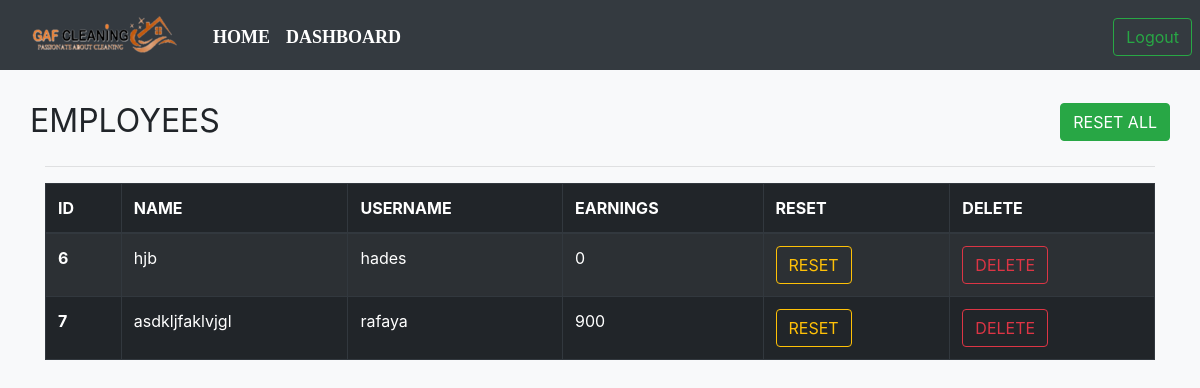
Page /employees/ (signed in) on the committed database.
### users/models.py (models this page shows, shortened)
class Employee2(models.Model):
    customer = models.OneToOneField(Employee, null=True, blank=True, on_delete=models.CASCADE)
    earnings = models.CharField(max_length=10, default="0")
    def resetURL(self):
        return reverse("Employee:resetEmp", kwargs={"emp_id":self.id})
    def deleteURL(self):
        return reverse("Employee:deleteEmp", kwargs={"emp_id":self.id})

class Employee(models.Model):
    surname = models.CharField(max_length=50)
    first_name = models.CharField(max_length=50)
    full_address = models.CharField(max_length=80)
    postcode = models.CharField(max_length=20)
    tel_number = models.CharField(max_length=20)
    mob_number = models.CharField(max_length=20)
    next_of_kin = models.CharField(max_length=50)
    training_levels = models.CharField(max_length=20)
    site_stationed = models.CharField(max_length=30)
    position = models.CharField(max_length=50)
    line_supervisor =models.CharField(max_length=40)
    line_manager= models.CharField(max_length=60)
    user = models.OneToOneField(User, blank=True, null=True, on_delete = models.CASCADE)

### pages/views.py (the view)
# urls.py: path("employees/", include("users.urls")),
def employees(request):
    if "Admin" in [g.name for g in request.user.groups.all()]:
        objs = Employee2.objects.all()
        context = {
            "objs":objs
        }
        return render(request, "employees.html" , context)
    else:
        return redirect('home')

### templates/employees.html (shortened to what this page needs)
{% load static %}
<!DOCTYPE html>
<html lang="en">
<head>
    <link rel="stylesheet" href="{% static 'header.css' %}">
    <link rel="stylesheet" href="https://cdnjs.cloudflare.com/ajax/libs/animate.css/3.7.2/animate.min.css">
    <link rel="stylesheet" href="https://maxcdn.bootstrapcdn.com/bootstrap/4.0.0/css/bootstrap.min.css" >
</head>
<body class="bg-light">
  <nav class="navbar navbar-expand-lg navbar-dark bg-dark">
  <div class="container-fluid mt-1">
    <a href="{% url 'home' %}" class="pull-left" ><img src="{% static 'images/logo1.png' %}"></a>
    <div class="collapse navbar-collapse" id="navbarSupportedContent">
      <ul class="navbar-nav me-auto mb-2 mb-lg-0 mx-4">
        <li class="nav-item">
          <a class="nav-link active" aria-current="page" href="{% url 'home' %}">Home</a>
        </li>
        <li class="nav-item">
          <a class="nav-link active" aria-current="page" href="{% url 'dashboard' %}">Dashboard</a>
        </li>
	    </ul>
        <div class="btn-group mx-2" role="group" aria-label="Basic outlined example"  style="position: absolute; right: 0;">
          <a href="{% url 'logout' %}"><button type="button" class="btn btn-outline-success">Logout</button></a>
        </div>
    </div>
  </div>
</nav>
<div class="container">
    <br />
    <div class="row" style="justify-content: space-between;">
    <h1> <b> <small>EMPLOYEES</small></b> </h1>
   <div class="modal-dialog-centered">
    <a href="{% url 'Employee:resetAll' %}"><button type="button" class="btn btn-success">RESET ALL</button></a>
</div>
</div>
<hr />
    <div class="table-responsive">
    <table class="table-bordered table-hover table table-dark table-striped">
        <thead>
        <tr>
            <th scope="col"> ID </th>
            <th scope="col"> NAME </th>
            <th scope="col"> USERNAME </th>
            <th scope="col"> EARNINGS </th>
            <th scope="col"> RESET </th>
            <th scope="col"> DELETE </th>
        </tr>
        </thead>
        <tbody>
        {% for obj in objs %}
        <tr class="w-100 h-25">
            <th scope="row"> {{obj.id}} </th>
            <td> {{obj.customer.first_name}} </td>
            <td> {{ obj.customer.user.username }} </td>
            <td> {{ obj.earnings }} </td>
            <td> <a href="{{ obj.resetURL }}"><button type="button" class="btn btn-outline-warning">RESET</button></a>
            </td>
            <td> <a href="{{ obj.deleteURL }}"><button type="button" class="btn btn-outline-danger">DELETE</button></a>
            </td>
        </tr>
        {% endfor %}
        </tbody>
    </table>
</div>
</div>

### static/header.css (style rules this page uses)
.navbar-nav a { font-family: consolas; font-size: 18px; text-transform: uppercase; font-weight: bold; }
.navbar-nav { text-align: center; }
.nav-link { padding: .2rem 1rem; }
.w-100 { height: 100vh; }
button { color: #f06e03; padding: 10px 25px; background: transparent; border: 3px solid rgb(0, 0, 0); border-radius: 20px; outline: none; cursor: pointer; }
body { padding: 0; margin: 0; background-color: #17141d; color: white; font-family: 'DM Mono', monospace; }

### rows in the picture
Employee2: id "6", customer.first_name "hjb", customer.user.username "hades", earnings "0"
Employee2: id "7", customer.first_name "asdkljfaklvjgl", customer.user.username "rafaya", earnings "900"
